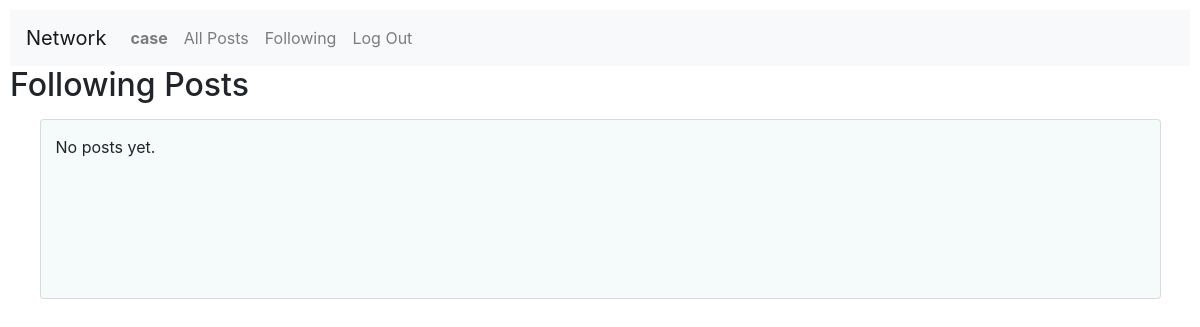
Page /following (signed in) on the earlier database version.
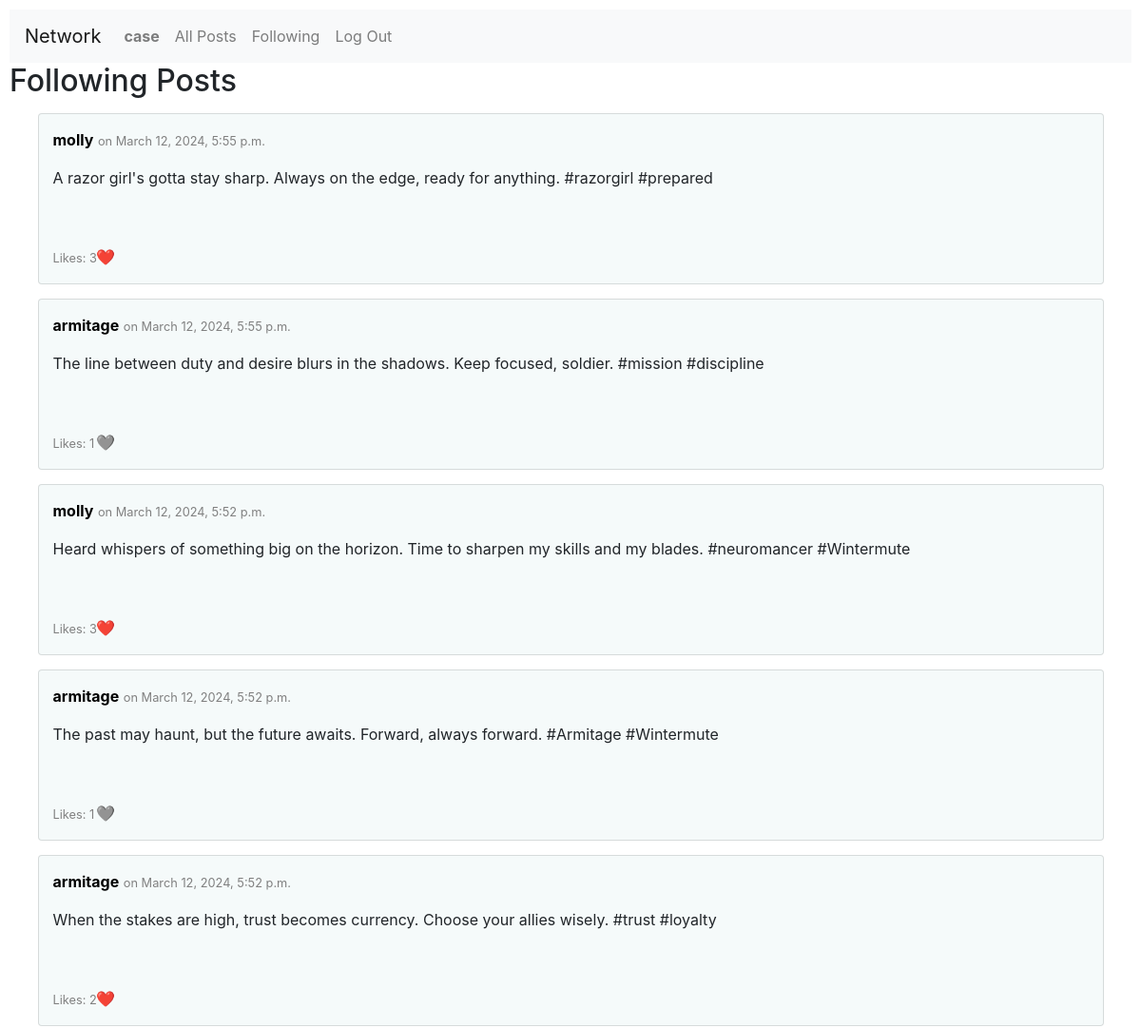
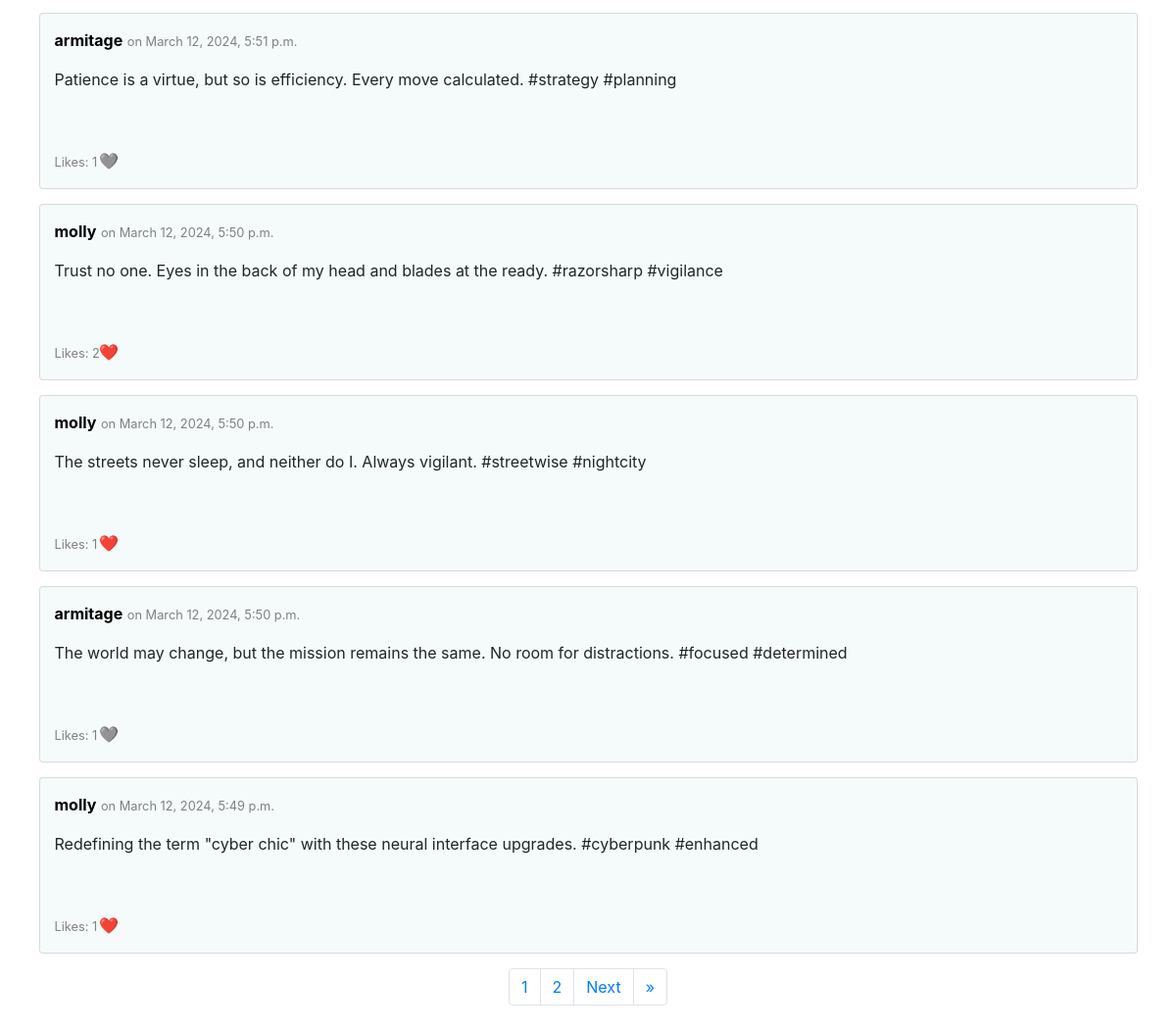
Same page on the later database version (2 pictures, top to bottom).
### network/models.py (models this page shows, shortened)
class Post(models.Model):
    user = models.ForeignKey(User, on_delete=models.CASCADE, related_name="posts")
    date = models.DateTimeField(auto_now_add=True)
    content = models.TextField()
    def likers(self):
        return User.objects.filter(likers__post=self)

class User(AbstractUser):
    pass

### network/views.py (the view)
# urls.py: path("following", views.following, name="following"),
@login_required
def following(request):
    try:
        followed_users = User.objects.filter(followers__follower=request.user)
    except:
        followed_users = None
    try:
        posts = Post.objects.all().filter(user__in=followed_users).order_by('-date')
        post_paginator = Paginator(posts, 10)
        page_num = request.GET.get('page')
        page = post_paginator.get_page(page_num)
        iterator = range(1,page.paginator.num_pages+1)
        max_page = max(iterator)
    except:
        page = None
    return render(request, "network/following.html", {
        "page": page,
        "iterator": iterator,
        "max_page": max_page
    })

### network/templates/network/following.html (shortened to what this page needs)
{% extends "network/layout.html" %}
{% block body %}
    <h2>Following Posts</h2>
    {% for post in page.object_list %}
        <div class="card">
            <p><b><a href="{% url 'profile' post.user.username %}" style="color: black;">{{ post.user }}</a></b> <small>on {{ post.date }}</small></p>
            <p>{{ post.content }}</p>
            <div id="{{ post.id }}">
                <p class="likes"><small>Likes: {{ post.likes.count }}</small></p>
            </div>
            {% if user.is_authenticated %}
                {% if user in post.likers  %}
                    <p class="like-button" onclick="update_likes('{{post.id}}', this)">❤️</p>
                {% else %}
                    <p class="like-button" onclick="update_likes('{{post.id}}', this)">🩶</p>
                {% endif %}
            {% endif %}
        </div>
    {% empty %}
        <div class="card">
            No posts yet.
        </div>
    {% endfor %}
    <nav class="pagination-menu">
        <ul class="pagination">
            {% if max_page > 1 %}
                {% for n in iterator %}
                    <li class="page-item"><a class="page-link" href="?page={{ n }}">{{ n }}</a></li>
                {% endfor %}
            {% endif %}
            {% if page.has_next %}
                <li class="page-item"><a class="page-link" href="?page={{ page.next_page_number }}">Next</a></li>
                <li class="page-item"><a class="page-link" href="?page={{ page.paginator.num_pages }}">&raquo;</a></li>
            {% endif %}
        </ul>
    </nav>
{% endblock %}

Differences in the rows shown:
added Post: user "molly", date "March 12, 2024, 5:55 p.m.", content "A razor girl's gotta stay sharp. Always on the edge, ready for anything. #razorgirl #prepared", likes.count "3"
added Post: user "armitage", date "March 12, 2024, 5:55 p.m.", content "The line between duty and desire blurs in the shadows. Keep focused, soldier. #mission #discipline", likes.count "1"
added Post: user "molly", date "March 12, 2024, 5:52 p.m.", content "Heard whispers of something big on the horizon. Time to sharpen my skills and my blades. #neuromancer #Wintermute", likes.count "3"
added Post: user "armitage", date "March 12, 2024, 5:52 p.m.", content "The past may haunt, but the future awaits. Forward, always forward. #Armitage #Wintermute", likes.count "1"
added Post: user "armitage", date "March 12, 2024, 5:52 p.m.", content "When the stakes are high, trust becomes currency. Choose your allies wisely. #trust #loyalty", likes.count "2"
added Post: user "armitage", date "March 12, 2024, 5:51 p.m.", content "Patience is a virtue, but so is efficiency. Every move calculated. #strategy #planning", likes.count "1"
added Post: user "molly", date "March 12, 2024, 5:50 p.m.", content "Trust no one. Eyes in the back of my head and blades at the ready. #razorsharp #vigilance", likes.count "2"
added Post: user "molly", date "March 12, 2024, 5:50 p.m.", content "The streets never sleep, and neither do I. Always vigilant. #streetwise #nightcity", likes.count "1"
added Post: user "armitage", date "March 12, 2024, 5:50 p.m.", content "The world may change, but the mission remains the same. No room for distractions. #focused #determined", likes.count "1"
added Post: user "molly", date "March 12, 2024, 5:49 p.m.", content "Redefining the term \"cyber chic\" with these neural interface upgrades. #cyberpunk #enhanced", likes.count "1"
Other differences:
new list line: "1"
new list line: "2"
text no longer shown: "No posts yet."
text now shown: "Next »"
